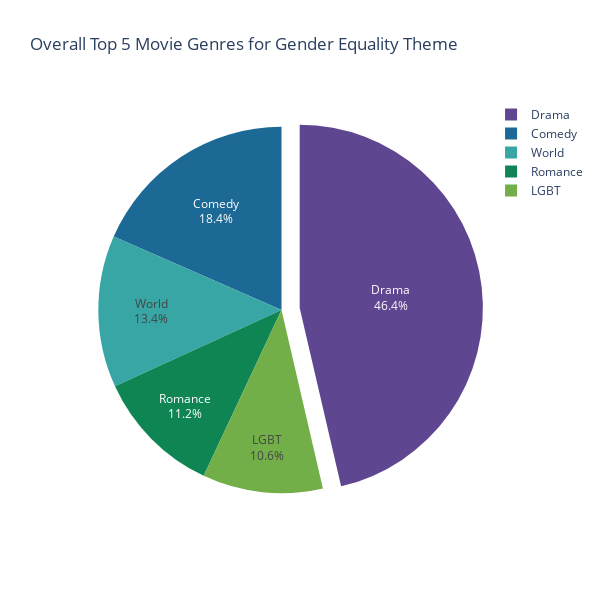

Notebook source saved alongside this figure:
### Markdown cell above
## Top movie genres

### Code cell
plot_overall_top_genres(df_plot, theme, x=5)

### Figure 1 — Plotly figure (JSON) as saved in the notebook; plotly's stock layout.template omitted (floating-point values rounded to 4 significant figures)
{"data": [{"domain": {"x": [0, 1], "y": [0, 1]}, "hovertemplate": "Genre=%{label}<br>Count=%{value}<extra></extra>", "labels": ["Drama", "Comedy", "World", "Romance", "LGBT"], "legendgroup": "", "name": "", "pull": [0.1, 0, 0, 0, 0], "showlegend": true, "textinfo": "percent+label", "type": "pie", "values": [83, 33, 24, 20, 19]}], "layout": {"height": 600, "legend": {"tracegroupgap": 0}, "piecolorway": ["rgb(95, 70, 144)", "rgb(29, 105, 150)", "rgb(56, 166, 165)", "rgb(15, 133, 84)", "rgb(115, 175, 72)", "rgb(237, 173, 8)", "rgb(225, 124, 5)", "rgb(204, 80, 62)", "rgb(148, 52, 110)", "rgb(111, 64, 112)", "rgb(102, 102, 102)"], "title": {"text": "Overall Top 5 Movie Genres for Gender Equality Theme"}, "width": 600}}
